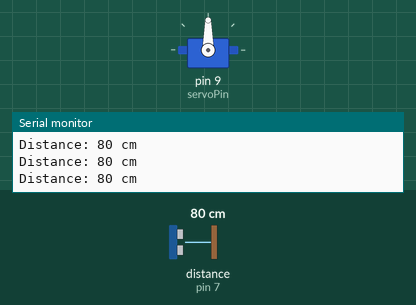
A sketch run on a simulated Arduino Uno, built with avr-gcc and run on an emulated ATmega328P. Shown: servo, the last lines printed to the serial monitor. Wiring (inferred from the names in the program): ultrasonic range finder: trigger pin 7; echo pin 7. The inputs (shaded band) are chosen by the test bench; at power-on: distance to the obstacle (sensor on pin 7) 80 cm. The echo pulse lasts 58.3 µs per cm.

Above: at 1.2 s.
1.3 s: distance to the obstacle (sensor on pin 7) set to 11 cm
3.5 s: distance to the obstacle (sensor on pin 7) set to 8 cm
At 4.56 s:
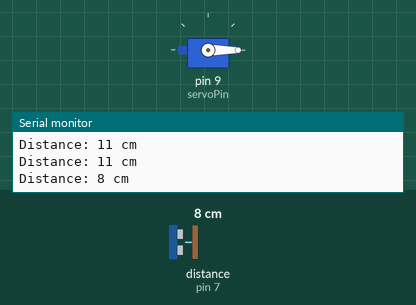
6.5 s: distance to the obstacle (sensor on pin 7) set to 18 cm
At 7.4 s:
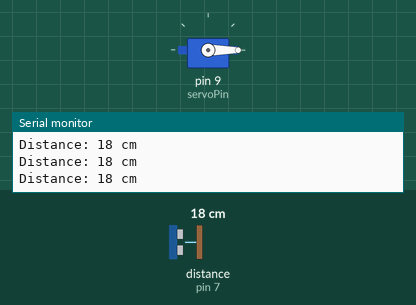
Timing chart, 0 to 9.5 s (numbered marks = the images above; inputs shaded):
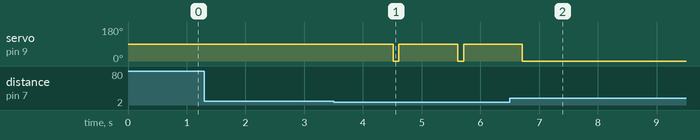

The sketch:

servowithultrasonicsensor.ino
```cpp
#include <Servo.h>

// Pin configuration
const int pingPin = 7;  // Trigger pin for Ping sensor
const int servoPin = 9;  // Pin to which the servo is connected

Servo myServo;  // Servo object

void setup() {
  Serial.begin(9600);
  myServo.attach(servoPin);  // Attaching the servo to its pin
}

void loop() {
  // Measure distance using Ping sensor
  long duration, distance;
  pinMode(pingPin, OUTPUT);
  digitalWrite(pingPin, LOW);
  delayMicroseconds(2);
  digitalWrite(pingPin, HIGH);
  delayMicroseconds(5);
  digitalWrite(pingPin, LOW);
  pinMode(pingPin, INPUT);
  duration = pulseIn(pingPin, HIGH);

  // Convert the time into a distance in centimeters
  distance = microsecondsToCentimeters(duration);

  Serial.print("Distance: ");
  Serial.print(distance);
  Serial.println(" cm");


  if (distance < 10) {
    // Move the servo
    myServo.write(90);
    delay(1000);
    myServo.write(0);
  }

  delay(100);
}

long microsecondsToCentimeters(long microseconds) {
  return microseconds / 29 / 2;
}
```

Measured:
- the behaviour switches between 10 and 9 cm on distance to the obstacle (sensor on pin 7) (found by bisection; images 0 and 1)
- after the input at 3.5 s, servo on pin 9 (servoPin): alternates 90° for 1.0 s and 0° for 0.10 s, starting after 1.0 s
- after the input at 6.5 s, servo on pin 9 (servoPin): goes on until 6.7 s, then stays 0°
